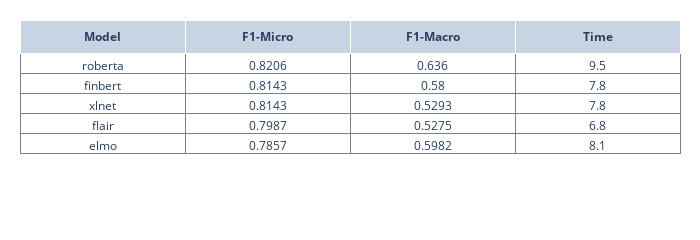

The notebook cell this image was saved under:
### Code cell
fig = go.Figure(data=[go.Table(
    header=dict(values=np.array(['<b>Model</b>', '<b>F1-Micro</b>', '<b>F1-Macro</b>', '<b>Time</b>']).T),
    cells=dict(values=np.array([['roberta',0.8206,0.636,9.5],
                                ['finbert',0.8143,0.58,7.8],
                                ['xlnet',0.8143,0.5293,7.8],
                                ['flair',0.7987,0.5275,6.8],
                                ['elmo',0.7857,0.5982,8.1]]).T, 
               fill_color='white', line_color='gray'))
])
fig.update_layout(margin=dict(l=20, r=20, t=20, b=20), autosize=False, height=180)
fig.show()
py.plot(fig, filename="sec-performance-final", auto_open = False)

### Figure 1 — Plotly figure (JSON) as saved in the notebook; plotly's stock layout.template omitted (floating-point values rounded to 4 significant figures)
{"data": [{"cells": {"fill": {"color": "white"}, "line": {"color": "gray"}, "values": [["roberta", "finbert", "xlnet", "flair", "elmo"], ["0.8206", "0.8143", "0.8143", "0.7987", "0.7857"], ["0.636", "0.58", "0.5293", "0.5275", "0.5982"], ["9.5", "7.8", "7.8", "6.8", "8.1"]]}, "header": {"values": ["<b>Model</b>", "<b>F1-Micro</b>", "<b>F1-Macro</b>", "<b>Time</b>"]}, "type": "table"}], "layout": {"autosize": false, "height": 180, "margin": {"b": 20, "l": 20, "r": 20, "t": 20}, "width": 700}}
